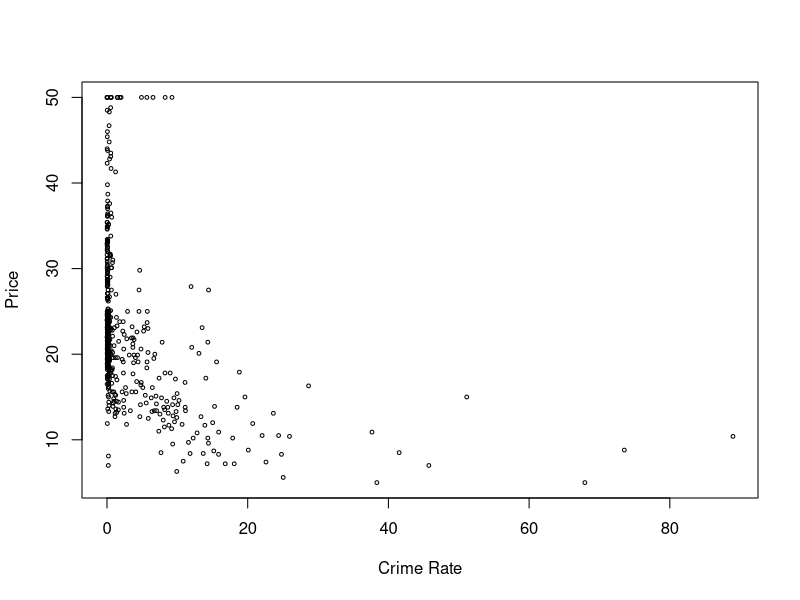
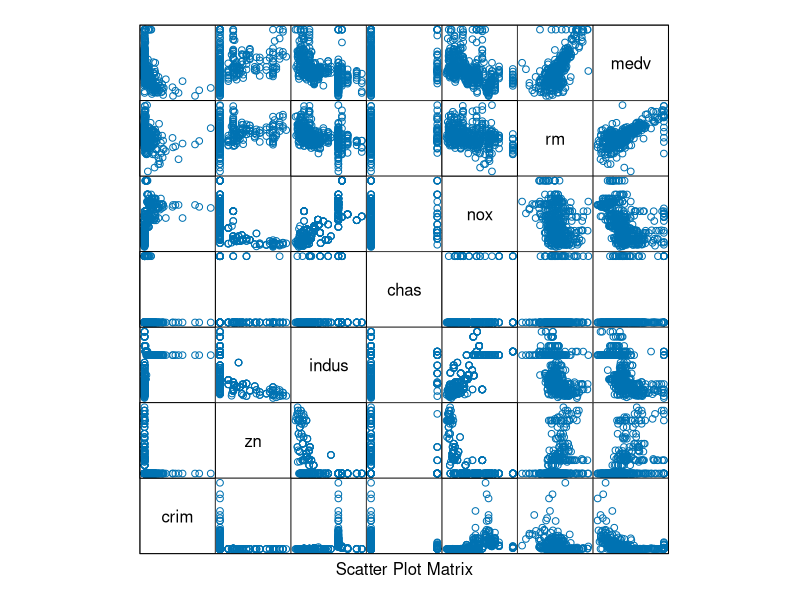
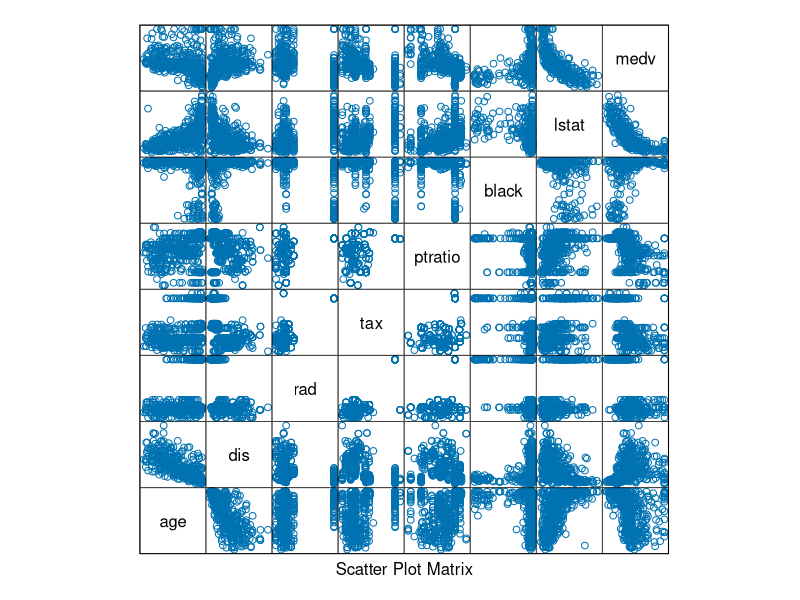
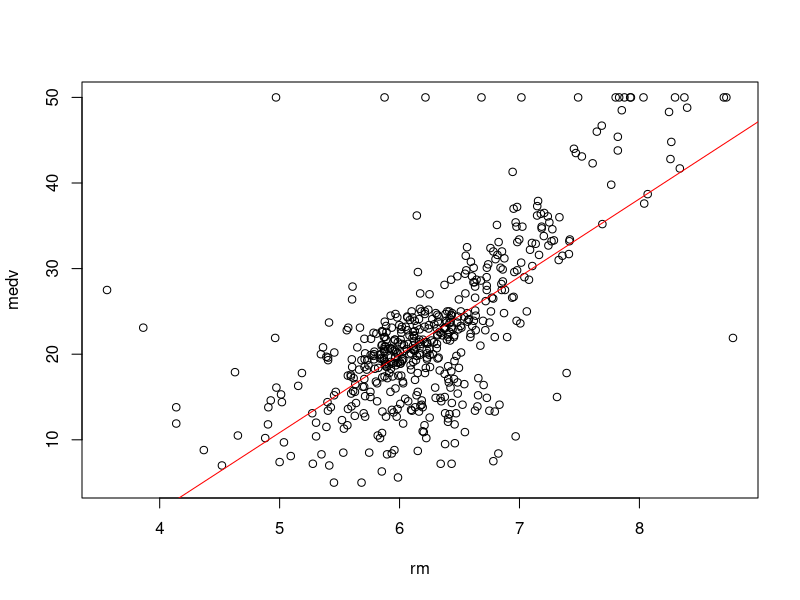
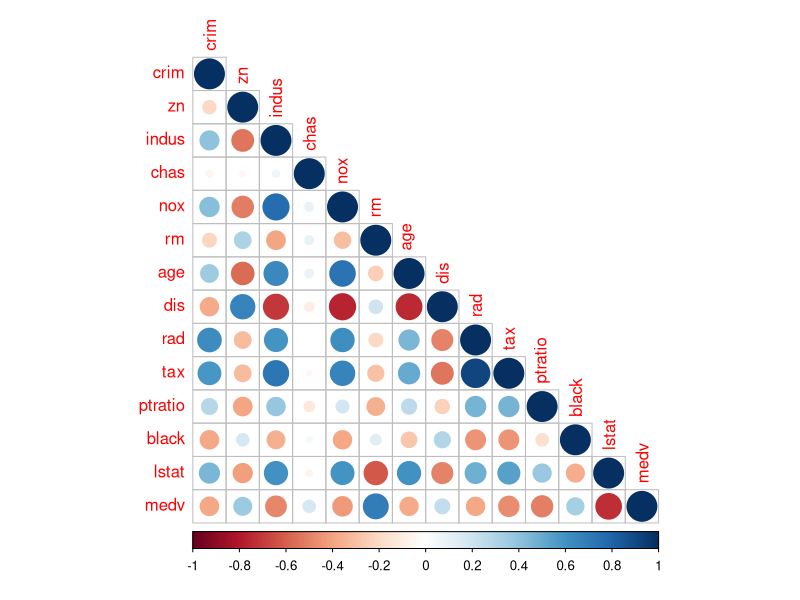
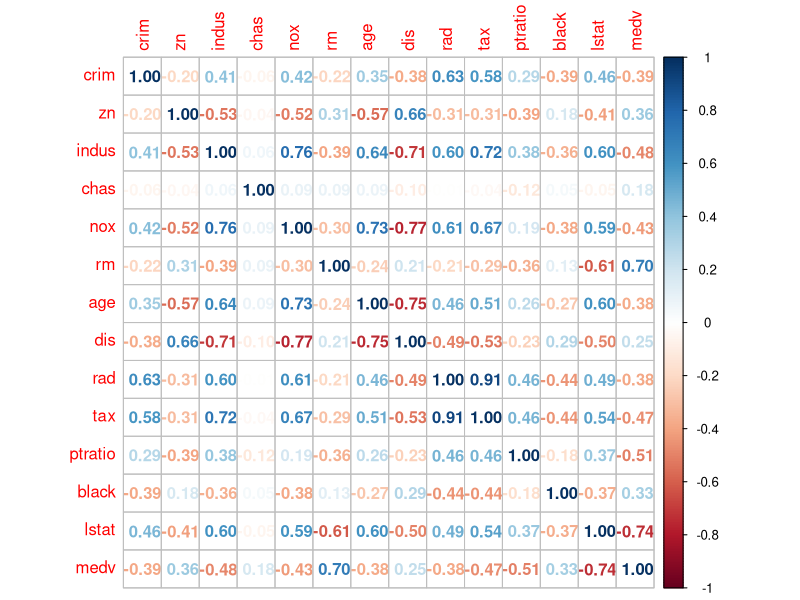

These figures' R source, in order: (Note: this script raises an error after producing the figures.)
library(MASS)
data("Boston")
View(Boston)

?Boston
set.seed(2)
library(caTools)

split <- sample.split(Boston$medv, SplitRatio  = 0.7)
split

training_data  <- subset(Boston,split == TRUE)
testing_data <- subset(Boston, split == FALSE)

plot(Boston$crim, Boston$medv, cex = 0.5, xlab = "Crime Rate", ylab = "Price" )

cr <- cor(Boston)

attach(Boston)
library(lattice)

splom(~Boston[c(1:6,14)], groups = NULL, data = Boston , axis.line.tck = 0, axis.text.alpha = 0)
splom(~Boston[c(7:14)], groups = NULL, data = Boston , axis.line.tck = 0, axis.text.alpha = 0)

plot(rm, medv)
abline(lm(medv~rm),col = "red")

library(corrplot)
corrplot(cr, type = "lower")
corrplot(cr, method = "number" )


library(caret)
Boston_a <- subset(Boston, select= -c(medv))
numericData <- Boston_a[sapply(Boston_a, is.numeric)]
descrCor <- cor(numericData)

library(car)
model <- lm(medv~., data = training_data)
vif(model)

model <- lm(medv~., data = training_data)

model <- lm(medv~., crim + zn + indus + chas + nox + rm + age + 
              dis + rad + tax + ptratio + black + lstat , data = training_data)

summary(model)

#model creation after removing tax

model <- lm(medv~., crim + zn + indus + chas + nox + rm + age + 
              dis + rad + ptratio + black + lstat , data = training_data)

summary(model)

predic <- predict(model, testing_data)
predic

plot(testing_data$medv, type = "l", lty = 1.8, col = "green")
lines(predic , type = "l", col = "blue")

predic <- predict(model, sample_data)
predic
